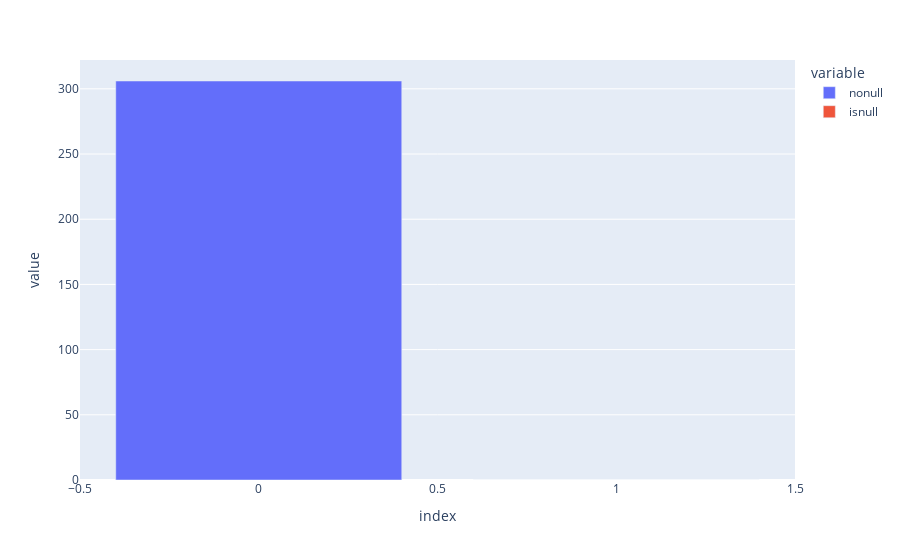

Notebook code cell kept with this figure:
### Markdown cell above
- Create a visualization detailing the ratio of non-null values to null values in the entire dataset

### Code cell
null_check = [{'nonull':0},{'isnull':0}]
for names in clean_df.columns.tolist():
    for i in range(len(clean_df[names])):
        if pd.isnull(clean_df[names][i]):
            null_check[1]['isnull'] += 1
        else:
            null_check[0]['nonull'] += 1
px.bar(null_check)

### Figure 1 — Plotly figure (JSON) as saved in the notebook; plotly's stock layout.template omitted (floating-point values rounded to 4 significant figures)
{"data": [{"alignmentgroup": "True", "hovertemplate": "variable=nonull<br>index=%{x}<br>value=%{y}<extra></extra>", "legendgroup": "nonull", "marker": {"color": "#636efa", "pattern": {"shape": ""}}, "name": "nonull", "offsetgroup": "nonull", "orientation": "v", "showlegend": true, "textposition": "auto", "type": "bar", "x": [0, 1], "xaxis": "x", "y": [306, null], "yaxis": "y"}, {"alignmentgroup": "True", "hovertemplate": "variable=isnull<br>index=%{x}<br>value=%{y}<extra></extra>", "legendgroup": "isnull", "marker": {"color": "#EF553B", "pattern": {"shape": ""}}, "name": "isnull", "offsetgroup": "isnull", "orientation": "v", "showlegend": true, "textposition": "auto", "type": "bar", "x": [0, 1], "xaxis": "x", "y": [null, 0], "yaxis": "y"}], "layout": {"barmode": "relative", "legend": {"title": {"text": "variable"}, "tracegroupgap": 0}, "margin": {"t": 60}, "xaxis": {"anchor": "y", "domain": [0, 1], "title": {"text": "index"}}, "yaxis": {"anchor": "x", "domain": [0, 1], "title": {"text": "value"}}}}
